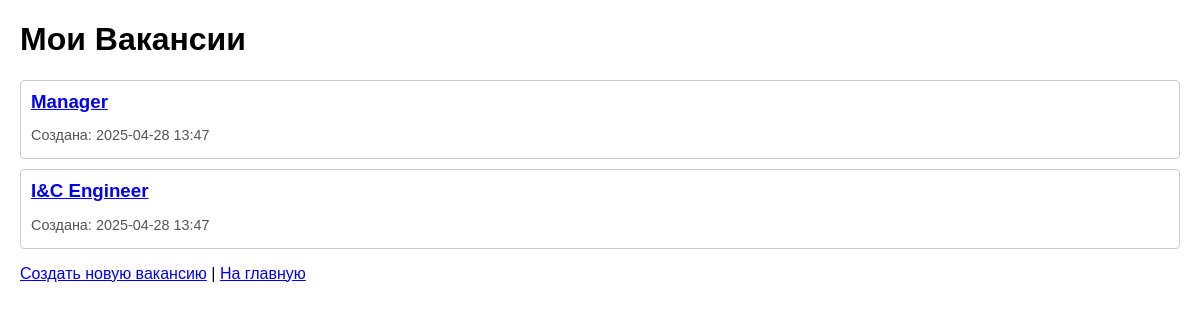
Screenshot of /jobs (signed in) with the database file from the repository.
### app.py (models this page shows, shortened)
class Vacancy(db.Model):
    id = db.Column(db.Integer, primary_key=True)
    title = db.Column(db.String(100), nullable=False)
    description = db.Column(db.Text, nullable=False)
    created_at = db.Column(db.DateTime, nullable=False, default=datetime.utcnow)
    user_id = db.Column(db.Integer, db.ForeignKey('user.id'), nullable=False)
    candidates = db.relationship('Candidate', backref='vacancy', lazy=True, cascade='all, delete-orphan')

### app.py (the view)
@app.route('/jobs')
@login_required
def list_jobs():
    user_vacancies = current_user.vacancies # Вакансии уже отсортированы по дате создания по умолчанию
    return render_template('list_jobs.html', jobs=user_vacancies, user=current_user)

### app.py (called while the page is built)
@login_manager.user_loader
def load_user(user_id):
    return User.query.get(int(user_id))

### templates/list_jobs.html (shortened to what this page needs)
<!DOCTYPE html>
<html lang="ru">
<head>
</head>
<body>
    <h1>Мои Вакансии</h1>
    {% if jobs %}
        {% for job in jobs %}
            <div class="job-item">
                <h3><a href="{{ url_for('view_job', job_id=job.id) }}">{{ job.title }}</a></h3>
                <p>Создана: {{ job.created_at.strftime('%Y-%m-%d %H:%M') }}</p>
            </div>
        {% endfor %}
    {% else %}
        <p class="no-jobs">У вас пока нет созданных вакансий.</p>
    {% endif %}
    <p>
        <a href="{{ url_for('create_job') }}">Создать новую вакансию</a>
         |
        <a href="{{ url_for('index') }}">На главную</a>
    </p>
</body>
</html>

### templates/list_jobs.html (style rules this page uses)
body { font-family: sans-serif; margin: 20px; }
.job-item { border: 1px solid #ccc; padding: 10px; margin-bottom: 10px; border-radius: 4px; }
.job-item h3 { margin-top: 0; margin-bottom: 5px; }
.job-item p { margin-bottom: 5px; font-size: 0.9em; color: #555; }

### rows the page displays
Vacancy: title "Manager", created_at "2025-04-28 13:47"
Vacancy: title "I&C Engineer", created_at "2025-04-28 13:47"
